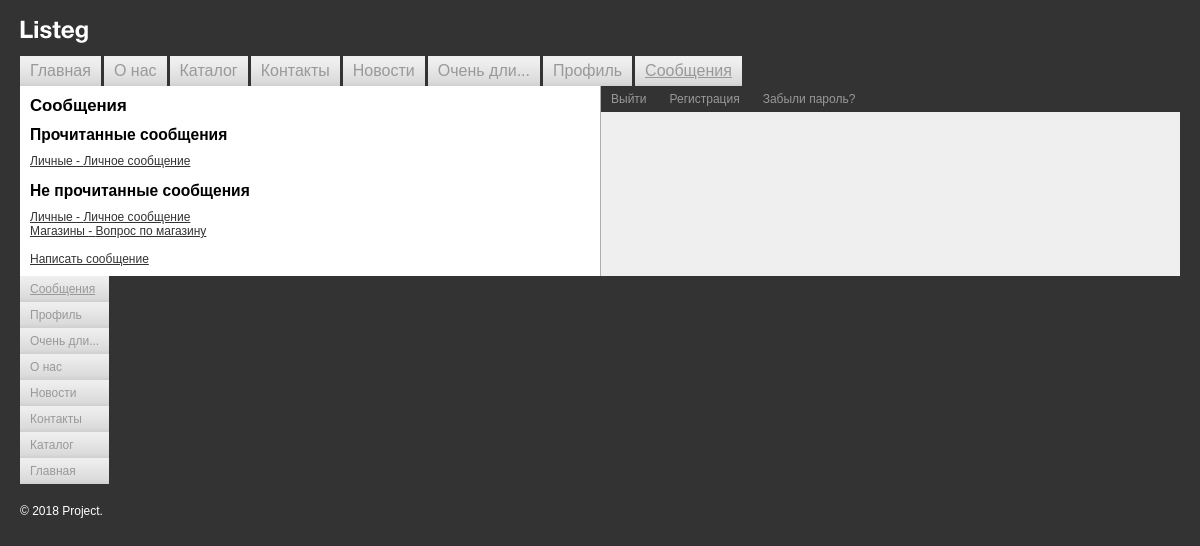
Page /posts/ (signed in) on the committed database.
### tables this page shows
CREATE TABLE `messages` (
  `id` int NOT NULL AUTO_INCREMENT,
  `header` varchar(255) NOT NULL,
  `text` text NOT NULL,
  `created_at` timestamp NOT NULL DEFAULT CURRENT_TIMESTAMP,
  `user_sender_id` int DEFAULT NULL,
  `user_receiver_id` int DEFAULT NULL,
  `readed` tinyint(1) DEFAULT '0',
  `section_id` int DEFAULT NULL,
  PRIMARY KEY (`id`),
  KEY `user_receiver_id` (`user_receiver_id`),
  KEY `user_sender_id` (`user_sender_id`),
  KEY `section_id` (`section_id`),
  CONSTRAINT `section_id` FOREIGN KEY (`section_id`) REFERENCES `sections` (`id`),
  CONSTRAINT `user_receiver_id` FOREIGN KEY (`user_receiver_id`) REFERENCES `users` (`id`),
  CONSTRAINT `user_sender_id` FOREIGN KEY (`user_sender_id`) REFERENCES `users` (`id`)
);

CREATE TABLE `sections` (
  `id` int NOT NULL AUTO_INCREMENT,
  `parent_id` int DEFAULT NULL,
  `name` varchar(255) NOT NULL,
  `created_at` timestamp NULL DEFAULT CURRENT_TIMESTAMP,
  `created_user_id` int NOT NULL,
  `label` enum('white','black','red','green','blue') DEFAULT NULL,
  PRIMARY KEY (`id`),
  KEY `parent_id` (`parent_id`),
  CONSTRAINT `parent_id` FOREIGN KEY (`parent_id`) REFERENCES `sections` (`id`)
);

### helpers/database.php (called while the page is built, shortened)
<?php
function connect()
{
    static $dbh = null;
    if (!$dbh) {
        $dbh = new PDO('mysql:host=localhost;dbname=php_db', 'root', '');
    }
    return $dbh;
}
function getPosts()
{
    $dbh = connect();
    $sth = $dbh->prepare('SELECT g.name FROM users AS u INNER JOIN group_user AS gu ON u.id = gu.user_id INNER JOIN `groups` AS g ON gu.group_id = g.id WHERE u.email = :email');
    $sth->execute(array(':email' => mb_strtolower($_SESSION['login'])));
    $can_write = $sth->fetchAll()[0]['name'] === 'can_write';
    $sth = $dbh->prepare('SELECT s.name, m.header, m.id FROM users AS u INNER JOIN messages AS m ON u.id = m.user_receiver_id INNER JOIN sections AS s ON m.section_id = s.id WHERE u.email = :email AND m.readed = :readed');
    $sth->execute(array(':email' => mb_strtolower($_SESSION['login']), ':readed' => 0));
    $not_readed_posts = $sth->fetchAll();
    $sth->execute(array(':email' => mb_strtolower($_SESSION['login']), ':readed' => 1));
    $readed_posts = $sth->fetchAll();
    require $_SERVER['DOCUMENT_ROOT'] . "/templates/posts.php";
}

### posts/index.php (called while the page is built)
<?php
require $_SERVER['DOCUMENT_ROOT'] . "/templates/header.php";
require $_SERVER['DOCUMENT_ROOT'] . "/templates/main.php";
require $_SERVER['DOCUMENT_ROOT'] . "/templates/footer.php";

### templates/posts.php (the view)
<?php if ($can_write): ?>
    <h2>Прочитанные сообщения</h2>
    <?php foreach ($readed_posts as $post): ?>
        <a href="<?= "/posts/details.php?id=" . $post['id'] ?>"><?= $post['name'] ?> - <?= $post['header'] ?></a>
        <br>
    <?php endforeach; ?>
    <br>
    <h2>Не прочитанные сообщения</h2>
    <?php foreach ($not_readed_posts as $post): ?>
        <a href="<?= "/posts/details.php?id=" . $post['id'] ?>"><?= $post['name'] ?> - <?= $post['header'] ?></a>
        <br>
    <?php endforeach; ?>
    <br>
    <a href="<?= "/posts/add/" ?>">Написать сообщение</a>
<?php else: ?>
    <h2>Вы сможете отправлять сообщения после прохождения модерации</h2>
<?php endif; ?>

### styles.css (style rules this page uses)
body { background: #333333; padding: 20px; margin: 0; color: #000000; font-family: Arial, Helvetica, sans-serif; font-size: 12px; }
a { text-decoration: underline; color: #333; }
.left-collum-index h2 { font-size: 1.3em; color: #000000; margin: 0 0 10px 0; }

### rows in the picture
messages: section.name "Личные", header "Личное сообщение"
messages: section.name "Личные", header "Личное сообщение"
messages: section.name "Магазины", header "Вопрос по магазину"

### other values in the picture
cutString($element['title']) "Главная"
cutString($element['title']) "О нас"
cutString($element['title']) "Каталог"
cutString($element['title']) "Контакты"
cutString($element['title']) "Новости"
cutString($element['title']) "Очень дли..."
cutString($element['title']) "Профиль"
cutString($element['title']) "Сообщения"
getTitle($menuList, parse_url($_SERVER['REQUEST_URI'], PHP_URL_PATH)) "Сообщения"
